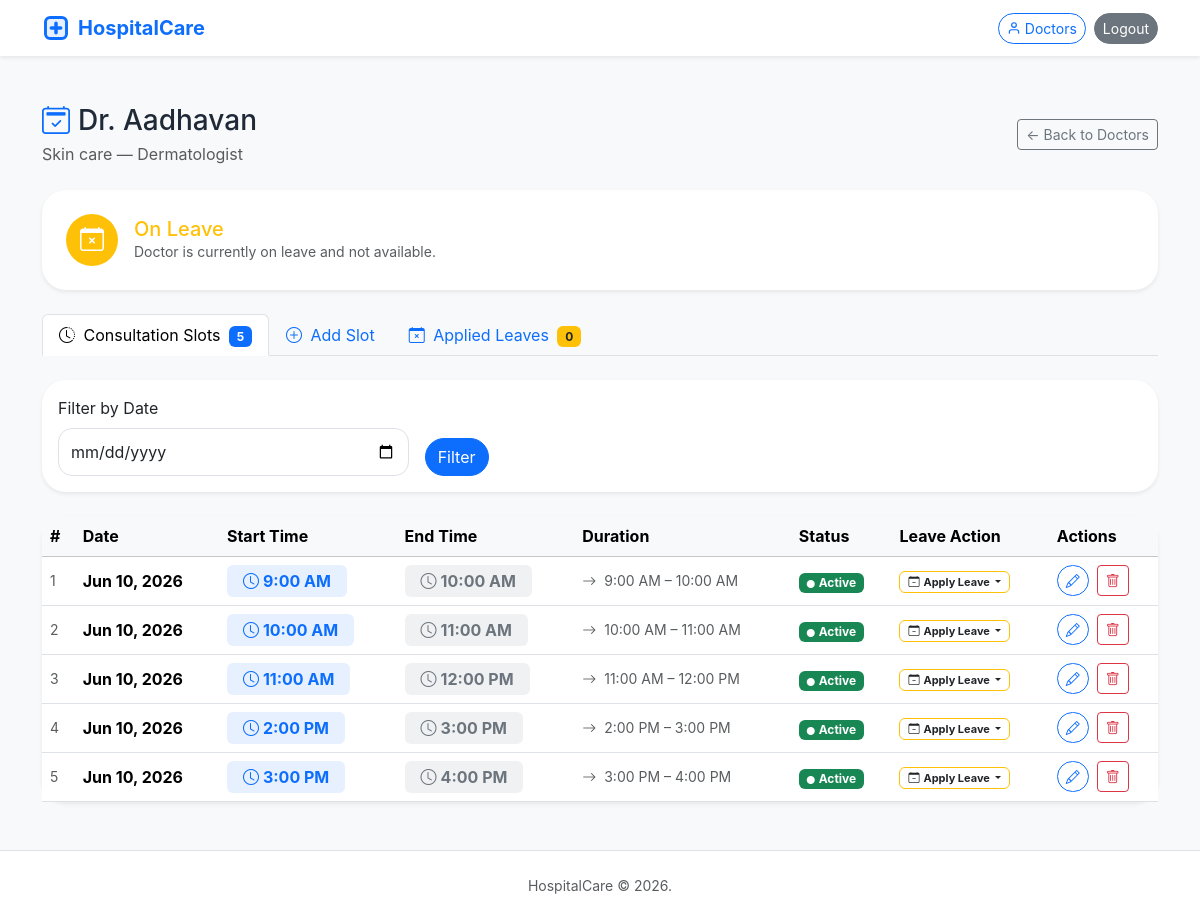
/doctors/51/availability/ (signed in), run on the app's committed database.
### details/models.py (models this page shows, shortened)
class Doctor(models.Model):
    AVAILABILITY_CHOICES = [
        ('available', 'Available'),
        ('unavailable', 'Unavailable'),
        ('on_leave', 'On Leave'),
    ]
    name = models.CharField(max_length=100)
    department = models.CharField(max_length=100)
    speciality = models.CharField(max_length=100)
    availability = models.CharField(max_length=20, choices=AVAILABILITY_CHOICES, default='available')
    appointment_start = models.TimeField()
    appointment_end = models.TimeField()
    consultation_slots = models.PositiveIntegerField(help_text='Number of slots per day')
    created_at = models.DateTimeField(auto_now_add=True)
    class Meta:
        ordering = ['name']

class DoctorSlot(models.Model):
    doctor = models.ForeignKey(Doctor, on_delete=models.CASCADE, related_name='slots')
    date = models.DateField()
    start_time = models.TimeField()
    end_time = models.TimeField()
    is_present = models.BooleanField(default=True)
    max_bookings = models.PositiveIntegerField(default=1, help_text='Max patients allowed in this slot')
    class Meta:
        ordering = ['date', 'start_time']

### details/views.py (the view, shortened to what this page needs)
# urls.py: path('doctors/<int:pk>/availability/', views.doctor_availability, name='doctor_availability'),
@login_required
def doctor_availability(request, pk):
    is_admin = request.user.is_staff
    is_matching_doctor = hasattr(request.user, 'doctor_profile') and request.user.doctor_profile.doctor.pk == pk
    if not (is_admin or is_matching_doctor):
        messages.error(request, "You do not have permission to access this page.")
        return redirect('home')
    from django.utils.timezone import now
    today = now().date()
    doctor = get_object_or_404(Doctor, pk=pk)
    slots = doctor.slots.filter(date__gte=today)
    avail_form = DoctorAvailabilityForm(instance=doctor)
    slot_form = DoctorSlotForm()
    date_filter = request.GET.get('date', '').strip()
    if date_filter:
        slots = slots.filter(date=date_filter)
    active_leaves = doctor.leaves.filter(end_date__gte=today)
    leave_dates = set()
    for leave in doctor.leaves.all():
        current_d = leave.start_date
        while current_d <= leave.end_date:
            leave_dates.add(current_d.strftime('%Y-%m-%d'))
            current_d += timedelta(days=1)
    leave_form = DoctorLeaveForm()
    return render(request, 'hospital/doctor_availability.html', {
        'doctor': doctor,
        'slots': slots,
        'avail_form': avail_form,
        'slot_form': slot_form,
        'date_filter': date_filter,
        'active_leaves': active_leaves,
        'leave_dates': leave_dates,
        'leave_form': leave_form,
    })

### details/forms.py (shortened to what this page needs)
class DoctorAvailabilityForm(forms.ModelForm):
    class Meta:
        model = Doctor
        fields = ['availability']
        widgets = {
            'availability': forms.Select(attrs={'class': 'form-select'}),
        }

class DoctorSlotForm(forms.ModelForm):
    max_bookings = forms.IntegerField(
        min_value=1,
        initial=1,
        required=False,
        widget=forms.NumberInput(attrs={'class': 'form-control', 'min': '1', 'placeholder': 'e.g. 5'}),
    )
    class Meta:
        model = DoctorSlot
        fields = ['date', 'start_time', 'end_time', 'is_present', 'max_bookings']
        widgets = {
            'date':         forms.DateInput(attrs={'type': 'date', 'class': 'form-control'}),
            'start_time':   forms.TimeInput(attrs={'type': 'time', 'class': 'form-control'}),
            'end_time':     forms.TimeInput(attrs={'type': 'time', 'class': 'form-control'}),
            'is_present':   forms.CheckboxInput(attrs={'class': 'form-check-input'}),
        }

### details/templates/hospital/doctor_availability.html (shortened to what this page needs)
{% extends 'base.html' %}
{% block content %}
<div class="d-flex flex-column flex-md-row align-items-start align-items-md-center justify-content-between gap-3 mb-4">
    <div>
        <h1 class="h3 mb-1">
            <i class="bi bi-calendar2-check text-primary me-2"></i>Dr. {{ doctor.name }}
        </h1>
        <p class="text-muted mb-0">{{ doctor.department }} &mdash; {{ doctor.speciality }}</p>
    </div>
    {% if request.user.is_staff %}
        <a href="{% url 'doctors_dashboard' %}" class="btn btn-outline-secondary btn-sm">&#8592; Back to Doctors</a>
    {% else %}
        <a href="{% url 'doctor_portal' %}" class="btn btn-outline-secondary btn-sm">&#8592; Back to Portal</a>
    {% endif %}
</div>
<div class="card border-0 shadow-sm mb-4 p-4">
    <div class="d-flex flex-column flex-md-row align-items-md-center justify-content-between gap-3">
        <div class="d-flex align-items-center gap-3">
            {% if doctor.availability == 'on_leave' %}
                <div id="status-icon" class="rounded-circle bg-warning d-flex align-items-center justify-content-center" style="width:52px;height:52px;">
                    <i class="bi bi-calendar-x text-white fs-4"></i>
                </div>
                <div>
                    <h5 id="status-title" class="mb-0 text-warning">On Leave</h5>
                    <p id="status-desc" class="text-muted small mb-0">Doctor is currently on leave and not available.</p>
                </div>
            {% endif %}
        </div>
    </div>
</div>
<ul class="nav nav-tabs mb-4" id="availTabs" role="tablist">
    <li class="nav-item" role="presentation">
        <button class="nav-link active" id="slots-tab" data-bs-toggle="tab" data-bs-target="#slots-panel" type="button" role="tab">
            <i class="bi bi-clock-history me-1"></i> Consultation Slots
            <span class="badge bg-primary ms-1">{{ slots|length }}</span>
        </button>
    </li>
    <li class="nav-item" role="presentation">
        <button class="nav-link" id="add-slot-tab" data-bs-toggle="tab" data-bs-target="#add-slot-panel" type="button" role="tab">
            <i class="bi bi-plus-circle me-1"></i> Add Slot
        </button>
    </li>
    <li class="nav-item" role="presentation">
        <button class="nav-link" id="leaves-tab" data-bs-toggle="tab" data-bs-target="#leaves-panel" type="button" role="tab">
            <i class="bi bi-calendar-x me-1"></i> Applied Leaves
            <span class="badge bg-warning text-dark ms-1">{{ active_leaves|length }}</span>
        </button>
    </li>
</ul>
<div class="tab-content" id="availTabsContent">
    <div class="tab-pane fade show active" id="slots-panel" role="tabpanel">
        <div class="card border-0 shadow-sm mb-4">
            <div class="card-body">
                <form method="get" class="row g-3 align-items-end">
                    <div class="col-12 col-md-4">
                        <label class="form-label">Filter by Date</label>
                        <input type="date" name="date" value="{{ date_filter }}" class="form-control">
                    </div>
                    <div class="col-auto">
                        <button type="submit" class="btn btn-primary">Filter</button>
                    </div>
                </form>
            </div>
        </div>
        <div class="card border-0 shadow-sm">
            <div class="table-responsive">
                <table class="table table-hover align-middle mb-0">
                    <thead class="table-light">
                        <tr>
                            <th>#</th>
                            <th>Date</th>
                            <th>Start Time</th>
                            <th>End Time</th>
                            <th>Duration</th>
                            <th>Status</th>
                            <th>Leave Action</th>
                            <th>Actions</th>
                        </tr>
                    </thead>
                    <tbody>
                        {% for slot in slots %}
                        <tr>
                            <td class="text-muted small">{{ forloop.counter }}</td>
                            <td><strong>{{ slot.date|date:"M d, Y" }}</strong></td>
                            <td>
                                <span class="badge bg-primary bg-opacity-10 text-primary fs-6 px-3 py-2">
                                    <i class="bi bi-clock me-1"></i>{{ slot.start_time|time:"g:i A" }}
                                </span>
                            </td>
                            <td>
                                <span class="badge bg-secondary bg-opacity-10 text-secondary fs-6 px-3 py-2">
                                    <i class="bi bi-clock me-1"></i>{{ slot.end_time|time:"g:i A" }}
                                </span>
                            </td>
                            <td class="text-muted small">
                                <i class="bi bi-arrow-right me-1"></i>
                                {{ slot.start_time|time:"g:i A" }} &ndash; {{ slot.end_time|time:"g:i A" }}
                            </td>
                            <td>
                                {% if slot.date|date:"Y-m-d" in leave_dates %}
                                    <span class="badge bg-warning text-dark"><i class="bi bi-circle-fill me-1" style="font-size:8px"></i>On Leave</span>
                                {% elif slot.is_present %}
                                    <span class="badge bg-success"><i class="bi bi-circle-fill me-1" style="font-size:8px"></i>Active</span>
                                {% else %}
                                    <span class="badge bg-danger"><i class="bi bi-circle-fill me-1" style="font-size:8px"></i>Inactive</span>
                                {% endif %}
                            </td>
                            <td>
                                {% if slot.date|date:"Y-m-d" in leave_dates %}
                                    <span class="badge bg-warning text-dark"><i class="bi bi-calendar-x-fill me-1"></i>On Leave</span>
                                {% else %}
                                    <div class="dropdown d-inline-block">
                                        <button class="btn btn-xs btn-outline-warning text-dark fw-bold dropdown-toggle" type="button" data-bs-toggle="dropdown" aria-expanded="false" style="font-size:11px; padding:2px 8px;">
                                            <i class="bi bi-calendar-minus me-1"></i>Apply Leave
                                        </button>
                                    </div>
                                {% endif %}
                            </td>
                            <td>
                                <div class="d-flex gap-2">
                                    <a href="{% url 'edit_slot' slot.pk %}" class="btn btn-sm btn-outline-primary" title="Edit Slot">
                                        <i class="bi bi-pencil"></i>
                                    </a>
                                    <form method="post" action="{% url 'delete_slot' slot.pk %}" onsubmit="return confirm('Delete this slot?')">
                                        <button type="submit" class="btn btn-sm btn-outline-danger" title="Delete Slot">
                                            <i class="bi bi-trash"></i>
                                        </button>
                                    </form>
                                </div>
                            </td>
                        </tr>
                        {% endfor %}
                    </tbody>
                </table>
            </div>
        </div>
    </div>
</div>
{% endblock %}

### details/static/details/css/style.css (style rules this page uses)
:root { --brand: #0d6efd; --brand-soft: #eff4ff; --surface: #ffffff; --text: #1f2937; --muted: #6b7280; --border: #e5e7eb; }
body { font-family: Inter, system-ui, -apple-system, BlinkMacSystemFont, "Segoe UI", sans-serif; color: var(--text); }
.form-control, .form-select { min-height: 48px; border-radius: 14px; }
.card { border-radius: 24px; }
.btn-primary { border-radius: 999px; }
.btn-outline-primary { border-radius: 999px; }

### data on the page
Doctor: name "Aadhavan", department "Skin care", speciality "Dermatologist"
DoctorSlot: date "Jun 10, 2026", start_time "9:00 AM", end_time "10:00 AM", is_present True (drawn)
DoctorSlot: date "Jun 10, 2026", start_time "10:00 AM", end_time "11:00 AM", is_present True (drawn)
DoctorSlot: date "Jun 10, 2026", start_time "11:00 AM", end_time "12:00 PM", is_present True (drawn)
DoctorSlot: date "Jun 10, 2026", start_time "2:00 PM", end_time "3:00 PM", is_present True (drawn)
DoctorSlot: date "Jun 10, 2026", start_time "3:00 PM", end_time "4:00 PM", is_present True (drawn)

### other printed values
{{ slots|length }} "5"
{{ active_leaves|length }} "0"
